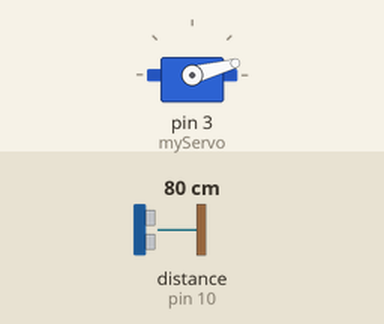
Simulated run of this sketch. Board: Arduino Uno, built with avr-gcc and run on an emulated ATmega328P. Parts: servo. Wiring (inferred from the names in the program): ultrasonic range finder: trigger pin 9; echo pin 10. The inputs (shaded band) are chosen by the test bench; at power-on: distance to the obstacle (sensor on pin 10) 80 cm. The echo pulse lasts 58.3 µs per cm; what the sketch prints to the serial monitor is not drawn.

Above: at 0.01 s.
1.3 s: distance to the obstacle (sensor on pin 10) set to 2 cm
At 2.3 s:
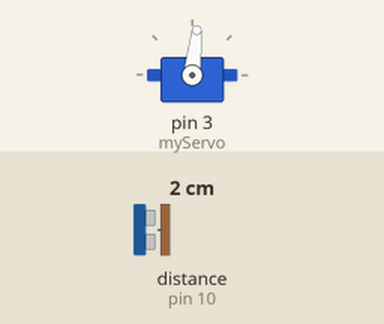
4.3 s: distance to the obstacle (sensor on pin 10) set to 299 cm
At 5.17 s:
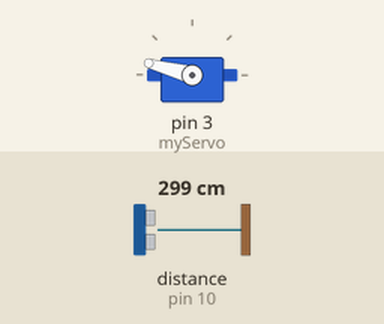
7.3 s: distance to the obstacle (sensor on pin 10) set to 4 cm
10.3 s: distance to the obstacle (sensor on pin 10) set to 35 cm
At 11.4 s:
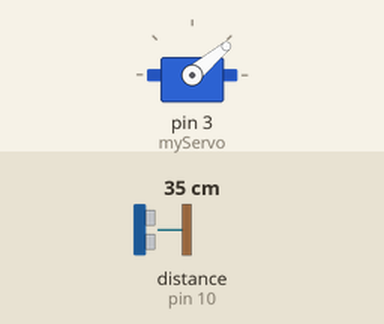
Timing chart, 0 to 14.3 s (numbered marks = the images above; inputs shaded):
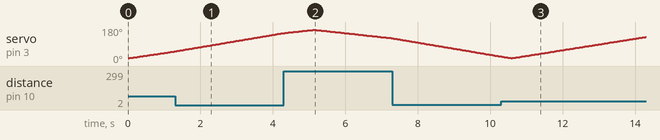

The sketch:

arduino_radar.ino
```cpp
/* Code developed at Vidyasagar Academy
 * Check the port of your Arduino and use the same
 * in Processing IDE at Line #25
 * www.vsa.edu.in
 */

#include <Servo.h>
const int trigPin = 9;
const int echoPin = 10;

long duration;
int distance;

Servo myServo;

void setup()
{
  pinMode(trigPin, OUTPUT); // Sets the trigPin as an Output
  pinMode(echoPin, INPUT); // Sets the echoPin as an Input
  Serial.begin(9600);
  myServo.attach(3); // Defines on which pin is the servo motor attached
}
void loop()
{

  for(int i=15;i<=165;i++)
  {
    myServo.write(i);
    delay(30);
    distance = calculateDistance();
    Serial.print(i);
    Serial.print(",");
    Serial.print(distance);
    Serial.print(".");
  }

  for(int i=165;i>15;i--){
  myServo.write(i);
  delay(30);
  distance = calculateDistance();
  Serial.print(i);
  Serial.print(",");
  Serial.print(distance);
  Serial.print(".");
  }
}

int calculateDistance()
{
  digitalWrite(trigPin, LOW);
  delayMicroseconds(2);
  digitalWrite(trigPin, HIGH);
  delayMicroseconds(10);
  digitalWrite(trigPin, LOW);

  duration = pulseIn(echoPin, HIGH);
  distance= duration*0.034/2;
  return distance;
}
```
